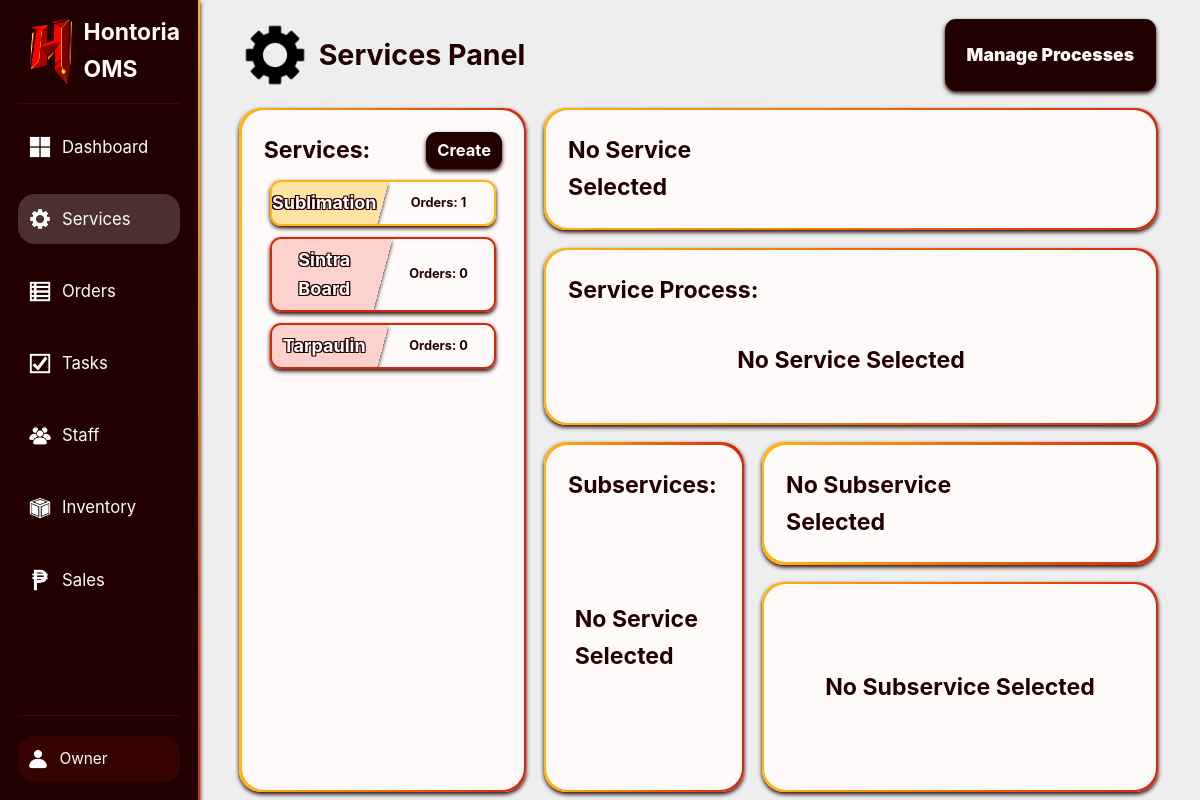
/internalWeb/public/index.php?page=services (signed in), run on the app's committed database.
### tables this page shows
CREATE TABLE services (
    id INT UNSIGNED AUTO_INCREMENT PRIMARY KEY,
    name VARCHAR(50) UNIQUE NOT NULL,
    hasDesign BOOLEAN DEFAULT FALSE,
    hasVariableList BOOLEAN DEFAULT FALSE,
    isActive BOOLEAN DEFAULT FALSE,
    description TEXT
);

### InternalWeb/Controllers/ServicesC.php (called while the page is built, shortened)
<?php
class ServicesC {
    private $servicesModel;
    public function __construct($pdo) {
        require_once __DIR__ . '/../Models/ServicesM.php';
        $this->servicesModel = new ServicesM($pdo);
    }
    public function showServices($serviceID, $subserviceID) {
        $servicesList = $this->servicesModel->getServices();
        $serviceOrderCountMap = $this->servicesModel->getAllServicesOrderCountMapped();
        require __DIR__ . '/../Views/Services/Page.php';
    }
}

### InternalWeb/Models/ServicesM.php (called while the page is built, shortened)
<?php
class ServicesM {
    private $pdo;
    public function __construct($pdo) {
        $this->pdo = $pdo;
    }
    public function getServices() {
        $query = "SELECT * FROM services ORDER BY isActive DESC, name ASC";
        $stmt = $this->pdo->prepare($query);
        $stmt->execute();
        return $stmt->fetchAll(PDO::FETCH_ASSOC);
    }
    public function getAllServicesOrderCount() {
        $query = "
            SELECT
                services.id AS serviceID,
                COUNT(orders.id) AS orderCount
            FROM orders
            JOIN subservices ON orders.subserviceID = subservices.id
            JOIN services ON subservices.serviceID = services.id
            GROUP BY services.id
        ";
        $stmt = $this->pdo->prepare($query);
        $stmt->execute();
        return $stmt->fetchAll(PDO::FETCH_ASSOC);
    }
    public function getAllServicesOrderCountMapped() {
        $map = [];
        foreach ($this->getAllServicesOrderCount() as $item) {
            $map[$item['serviceID']] = $item['orderCount'];
        }
        return $map;
    }
}

### InternalWeb/Views/Services/Page.php (the view, shortened to what this page needs)
<!DOCTYPE html>
<html>
<head>
    <link rel="stylesheet" href="../../Shared/CSS/Main.css">
    <link rel="stylesheet" href="../.CSS/ServicesPage.css">
</head>
<body class="asideLayout fixedScreen">
    <?php include("../Views/.Components/SideBar.php"); ?>
    <main class="columnLayout midGap">
        <h1 class="titleLogo minGap tinHeight">
            <img src="../../Shared/Img/GearIcon.png" alt="Gear"> Services Panel
            <div class="rowLayout minGap flexMax contentFlexEnd">
                <a href="index.php?page=services&action=manageProcesses" class="roundedMin centerColumnLayout importantInput regPadding emphasizedText shadowed">
                    Manage Processes
                </a>
            </div>
        </h1>
        <section class="rowLayout flexMax midGap">
            <div class="flexMinExtra columnLayout midGap">
                <section class="centerColumnLayout roundedMid flexMid">
                    <div class="box fullHeight fullWidth roundedMid columnLayout tinGap">
                        <div class="centerHoriRowLayout">
                            <h2 class="flexMax">Services:</h2>
                            <button type="button" class="darkBG emphasizedText noBorder shadowed whiteText centerColumnLayout fullHeight"
                                id="createServiceButton">
                                <b>Create</b>
                            </button>
                        </div>
                        <section class="minGap columnLayout scrollable flexMax noFlexBasis noMinHeight contentFlexStart regMinPadding" id="servicesList">
                            <?php foreach ($servicesList as $service): ?>
                                <?php
                                $name = trim("{$service['name']}");
                                $borderClass = $service['isActive'] ? 'yellowBorder' : 'redBorder';
                                $bgClass = $service['isActive'] ? 'yellowTransBG' : 'redTransBG';
                                $orderCount = $serviceOrderCountMap[$service['id']] ?? 0;
                                ?>
                                <div class="roundedMin centerHoriRowLayout flexStatic serviceElement <?= $borderClass ?> shadowed clickable fixedScreen noShrink"
                                    data-id="<?= $service['id'] ?>" data-name="<?= $service['name'] ?>" data-is-active="<?= $service['isActive'] ?>"
                                    data-has-design="<?= $service['hasDesign'] ?>" data-has-variable-list="<?= $service['hasVariableList'] ?>"
                                    data-order-count="<?= $orderCount ?>">
                                    <div class="capitalFirst centerText regMinPadding flexMax skewedXNegBG shadowed <?= $bgClass ?>">
                                        <h3 class="whiteText outlineText"><?= $name ?></h3>
                                    </div>
                                    <h5 class="capitalFirst centerText regMinPadding minWidth">Orders: <?= $orderCount ?></h5>
                                </div>
                            <?php endforeach; ?>
                        </section>
                    </div>
                </section>
            </div>
            <section class="columnLayout midGap flexMax">
                <section class="centerColumnLayout roundedMid minGap">
                    <div class="centerHoriRowLayout minGap box roundedMid fullHeight fullWidth">
                        <h2 id="selectedServiceTitle" class="capitalFirst flexMax">No Service Selected</h2>
                        <div class="flexMax centerHoriRowLayout minGap fullHeight" id="objectiveButtonsContainer"></div>
                        <div class="flexMid centerHoriRowLayout minGap fullHeight" id="serviceStatusButtonsContainer"></div>
                    </div>
                </section>
                <div class="columnLayout flexMax midGap">
                    <section class="centerColumnLayout roundedMid minGap flexMid">
                        <div class="columnLayout minGap box roundedMid fullHeight fullWidth">
                            <div class="centerHoriRowLayout minGap">
                                <h2 class="flexMax">Service Process:</h2>
                            </div>
                            <div class="centerHoriRowLayout minGap flexMax" id="serviceProcess">
                                <h2 class="centerMarginsSelf">No Service Selected</h2>
                            </div>
                        </div>
                    </section>
                    <div class="rowLayout flexMax midGap noMinHeight noFlexBasis">
                        <section class="centerColumnLayout roundedMid minGap flexMid">
                            <div class="box fullHeight fullWidth roundedMid columnLayout tinGap">
                                <div class="centerHoriRowLayout">
                                    <h2 class="flexMax">Subservices:</h2>
                                </div>
                                <section class="minGap columnLayout scrollable flexMax noFlexBasis noMinHeight contentFlexStart regMinPadding" id="subservicesContainer">
                                    <h2 class="centerMarginsSelf">No Service Selected</h2>
                                </section>
                            </div>
                        </section>
                        <div class="columnLayout midGap flexMax">
                            <section class="centerRowLayout roundedMid">
                                <div class="centerHoriRowLayout minGap box roundedMid fullHeight fullWidth">
                                    <h2 class="flexMax capitalFirst" id="selectedSubserviceTitle">No Subservice Selected</h2>
                                    <div class="centerHoriRowLayout minGap fullHeight flexMid" id="subserviceStatusButtonsContainer"></div>
                                </div>
                            </section>
                            <section class="centerRowLayout roundedMid flexMax">
                                <div class="centerHoriRowLayout minGap box roundedMid fullHeight fullWidth" id="subserviceDataContainer">
                                    <h2 class="centerMarginsSelf">No Subservice Selected</h2>
                                </div>
                            </section>
                        </div>
                    </div>
                </div>
            </section>
        </section>
    </main>
    <?php include("../Views/.Components/ConfirmationBox.php"); ?>
    <?php include("../Views/.Components/ImageBox.php"); ?>
</body>
</html>

### PublicWeb/.CSS/ServicesPage.css (style rules this page uses)
:root { --shadow-md: 0 8px 32px rgba(0, 0, 0, 0.12); --radius: 8px; --radius-md: 16px; --sb-w: 220px; }

### Shared/CSS/Base.css (style rules this page uses)
* { margin: 0; padding: 0; box-sizing: border-box; }
html { font-family: "Inter", -apple-system, BlinkMacSystemFont, "Segoe UI", Roboto, "Helvetica Neue", Arial, "Noto Sans", sans-serif, "Apple Color Emoji", "Segoe UI Emoji", "Segoe UI Symbol", "Noto Color Emoji"; font-size: 22px; line-height: 1.6; color: var(--dark); }
:root { --white: #fffafa; --whiteTrans: #fffafa31; --whiteFaded: #fffafa17; --dark: #220000; --darkTrans: #22000046; --darkFaded: #2200002a; --darkGray: #dbd1d1; --lightGray: #f7f7f7; --gray: #eeeeee; --red: #d3290d; --lightRed: #fdd2cc; --redTrans: #f522022f; --redFaded: #f5220217; --yellow: #FFB611; --lightYellow: #ffe2a4; --yellowTrans: #ffb8115e; --yellowFaded: #ffb81125; --yellowGreen: #efff11; --yellowGreenTrans: #efff1148; --green: #2eef10; --greenTrans: #2eef1057; --greenFaded: #2eef1027; --blue: #088bfd; --gradientDiag: linear-gradient(to left, var(--red), var(--yellow)); --gradientVert: linear-gradient(to top, var(--red), var(--yellow)); }
body { min-height: 100vh; overflow-x: hidden; background-color: var(--gray); }
input[type=text], input[type=number], input[type=password], input[type=search], input[type=tel], input[type=email], input[type=url], input[type=button], input[type=submit], input[type=date], input[type="file"], button, select, textarea { font-family: "Inter", -apple-system, BlinkMacSystemFont, "Segoe UI", Roboto, "Helvetica Neue", Arial, "Noto Sans", sans-serif, "Apple Color Emoji", "Segoe UI Emoji", "Segoe UI Symbol", "Noto Color Emoji"; height: 1.7rem; padding: 0 0.5rem; background: var(--lightGray); border-radius: 0.5rem; border: 0.1em solid var(--darkGray); }
input[type=button], input[type=submit], button, select, a { cursor: pointer; font-size: 0.7rem; }
a { color: var(--white); text-decoration: none; }
img { height: 70%; }
p, div { font-size: 0.7rem; }
b { font-size: 0.75rem; }
* { scrollbar-width: thin; }

### Shared/CSS/Layout.css (style rules this page uses)
.centerColumnLayout { display: flex; justify-content: center; flex-direction: column; align-items: center; }
.asideLayout { display: flex; }
.asideLayout>main { flex: 6; }
.asideLayout>main>*:first-child { margin-top: 1rem; }
.asideLayout>main>* { margin-right: 2rem; margin-left: 2rem; }
.asideLayout>main>section { max-height: 85vh; height: 85vh; }
.columnLayout { display: flex; flex-direction: column; }
.tinGap { gap: 0.2rem; }
.minGap { gap: 0.5rem; }
.midGap { gap: 1rem; }
.fullHeight { height: 100%; }
.fullWidth { width: 100%; }
.centerRowLayout { display: flex; align-items: center; justify-content: center; flex-direction: row; }
.centerHoriRowLayout { display: flex; align-items: center; flex-direction: row; }
.rowLayout { display: flex; flex-direction: row; }
.regMinPadding { padding: 0.3rem !important; }
.regPadding { padding: 1rem !important; }
.flexMinExtra { flex: 2.5 !important; }
.flexMid { flex: 3 !important; }
.flexMax { flex: 6 !important; }
.scrollable { overflow-y: scroll !important; }
.fixedScreen { overflow: hidden; }
.minWidth { width: 5rem; }
.tinHeight { height: 3rem !important; }
.contentFlexStart { align-content: flex-start; }
.contentFlexEnd { justify-content: flex-end; }
.flexStatic { flex-grow: 0; }
.centerMarginsSelf { margin: auto; }
.noShrink { flex-shrink: 0; }
.noMinHeight { min-height: 0 !important; }
.noFlexBasis { flex-basis: 0 !important; }

### data on the page
services: name "Sublimation", id "1"
services: name "Sintra Board", orderCount "0"
services: name "Tarpaulin", orderCount "0"

### other printed values
$linkData['label'] "Dashboard"
$linkData['label'] "Services"
$linkData['label'] "Orders"
$linkData['label'] "Tasks"
$linkData['label'] "Staff"
$linkData['label'] "Inventory"
$linkData['label'] "Sales"
$_SESSION['username'] "Owner"
